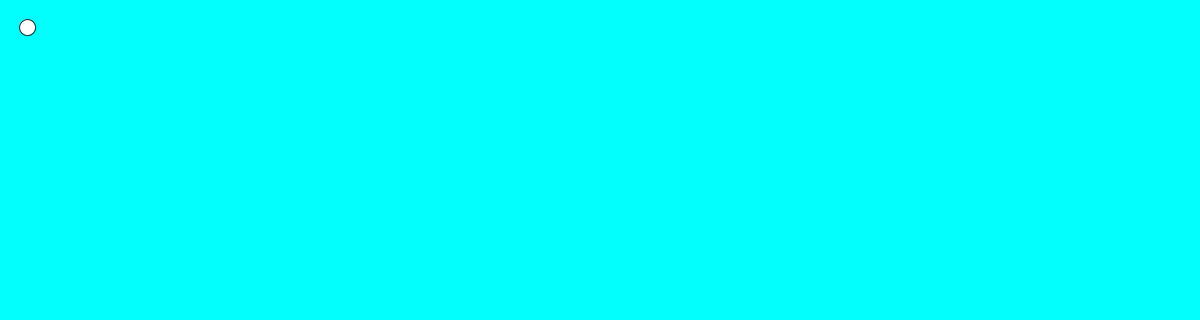
Frame 1 (no input)
Frame 60 (the mouse pressed at the canvas centre just before this capture): identical to frame 1, image omitted
Frame 120 (the mouse held since frame 60 and released just before this capture): identical to frame 1, image omitted

The Processing sketch that drew this single still picture (run headless with seeded random() and noise(); from frame 60 on, the mouse is pressed at the canvas centre):

// Processing sketch: slippery_dot
// ── slippery_dot.pde
 // 1. Create three integer variables to represent the x, y, and the size of the ellipse
int x= 34;
int y =34;
int circle = 20;
int distance=1470;
    void setup() {
      // 2. Set the size of your sketch
    size(1500,400);
    }
    
    void draw() {
      // 3. Set the background color of your sketch
      background(#03FFFD);
      // 4. Draw an ellipse. Make sure it fits in the window.
      circle(x,y,circle);
      // Use the variables created at the top of the sketch, 
      // for the location and size of your ellipse
    
    }
    
    void mousePressed() {
      //5. Create an integer variable called distance
    
      //6. Set the value of the distance variable to the value returned by the getDistance method
      //   Pass the mouse's x and y (mouseX and mouseY) and the x and y of your ellipse to the method.
        distance= getDistance(mouseX,mouseY,x,y);
      //7.  Use an if statement to check if the distance variable is < the radius of the ellipse
      //    If it is, set a new x and y for the ellipse, using a random location on the window
      //    Hint: Use the Processing random() function
       if(distance<circle){
       x=(int)random(0,1500);
       y=(int)random(0,400);
       
       }
      
    }
    
    int getDistance(int x1, int y1, int x2, int y2) {
      return (int)Math.sqrt(Math.pow((x1-x2),2) + Math.pow((y1-y2),2));
    }
